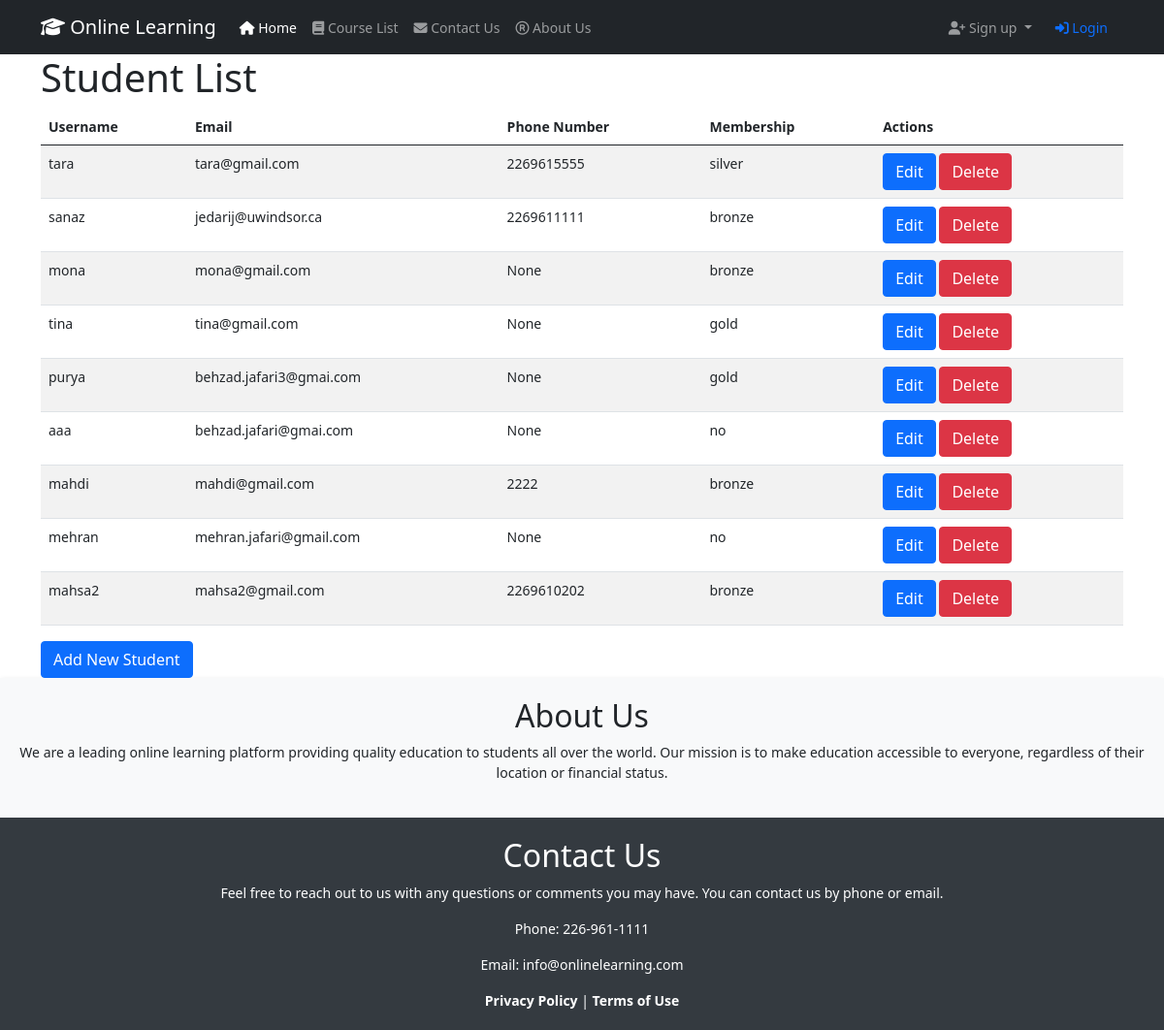
The page /students/ on the database its author committed.
### WhiteboardApp/models.py (models this page shows, shortened)
class Student(models.Model):
    user = models.OneToOneField(User, on_delete=models.CASCADE, related_name='student')
    profile_picture = models.ImageField(upload_to='profile_pictures/', null=True, blank=True)
    bio = models.TextField(blank=True)
    date_of_birth = models.DateField(null=True, blank=True)
    address = models.CharField(max_length=255, blank=True)
    website = models.URLField(blank=True)
    phone_number = models.CharField(max_length=15, null=True, blank=True)
    courses_enrolled = models.ManyToManyField(Course, through='Enrollment')
    membership = models.ForeignKey(Membership, on_delete=models.SET_NULL, null=True, default=0)
    additional_data = models.JSONField(blank=True, null=True)
    class Meta:
        db_table = 'WhiteboardApp_student'
        verbose_name = 'student'
        verbose_name_plural = 'students'

class Membership(models.Model):
    MEMBERSHIP_CHOICES = (
        ('no', 'No-Membership'),
        ('gold', 'Gold'),
        ('silver', 'Silver'),
        ('bronze', 'Bronze'),
    )
    name = models.CharField(max_length=100, choices=MEMBERSHIP_CHOICES)
    description = models.TextField()
    price = models.DecimalField(max_digits=8, decimal_places=2)
    benefits = models.TextField()

### WhiteboardApp/views.py (the view)
# urls.py: path('students/', views.student_list, name='student-list'),
def student_list(request):
    students = Student.objects.all()
    return render(request, 'StudentTemplates/student_list.html', {'students': students})

### templates/StudentTemplates/student_list.html (shortened to what this page needs)
{% extends 'base.html' %}
{% block content %}
  <h1>Student List</h1>
      <table class="table table-striped table-hover">
    <thead>
      <tr>
        <th>Username</th>
        <th>Email</th>
        <th>Phone Number</th>
        <th>Membership</th>
        <th>Actions</th>
      </tr>
    </thead>
    <tbody>
      {% for student in students %}
      <tr>
        <td>{{ student.user.username}}</td>
        <td>{{ student.user.email }}</td>
        <td>{{ student.phone_number }}</td>
        <td>{{ student.membership.name }}</td>
        <td>
            <a href="{% url 'WhiteboardApp:student-update' student.pk %}" class="btn btn-primary">Edit</a>
            <a href="{% url 'WhiteboardApp:student-update' student.pk %}" class="btn btn-danger">Delete</a>
        </td>
      </tr>
      {% endfor %}
    </tbody>
  </table>
  <a href="{% url 'WhiteboardApp:student-create' %}" class="btn btn-primary">Add New Student</a>
{% endblock %}

### static/css/base.css (style rules this page uses)
body { font-size: 14px; }

### rows shown on the page
Student: user.username "tara", user.email "tara@gmail.com", phone_number "2269615555", membership.name "silver"
Student: user.username "sanaz", user.email "jedarij@uwindsor.ca", phone_number "2269611111", membership.name "bronze"
Student: user.username "mona", user.email "mona@gmail.com", phone_number "None", membership.name "bronze"
Student: user.username "tina", user.email "tina@gmail.com", phone_number "None", membership.name "gold"
Student: user.username "purya", user.email "behzad.jafari3@gmai.com", phone_number "None", membership.name "gold"
Student: user.username "aaa", user.email "behzad.jafari@gmai.com", phone_number "None", membership.name "no"
Student: user.username "mahdi", user.email "mahdi@gmail.com", phone_number "2222", membership.name "bronze"
Student: user.username "mehran", user.email "mehran.jafari@gmail.com", phone_number "None", membership.name "no"
Student: user.username "mahsa2", user.email "mahsa2@gmail.com", phone_number "2269610202", membership.name "bronze"
